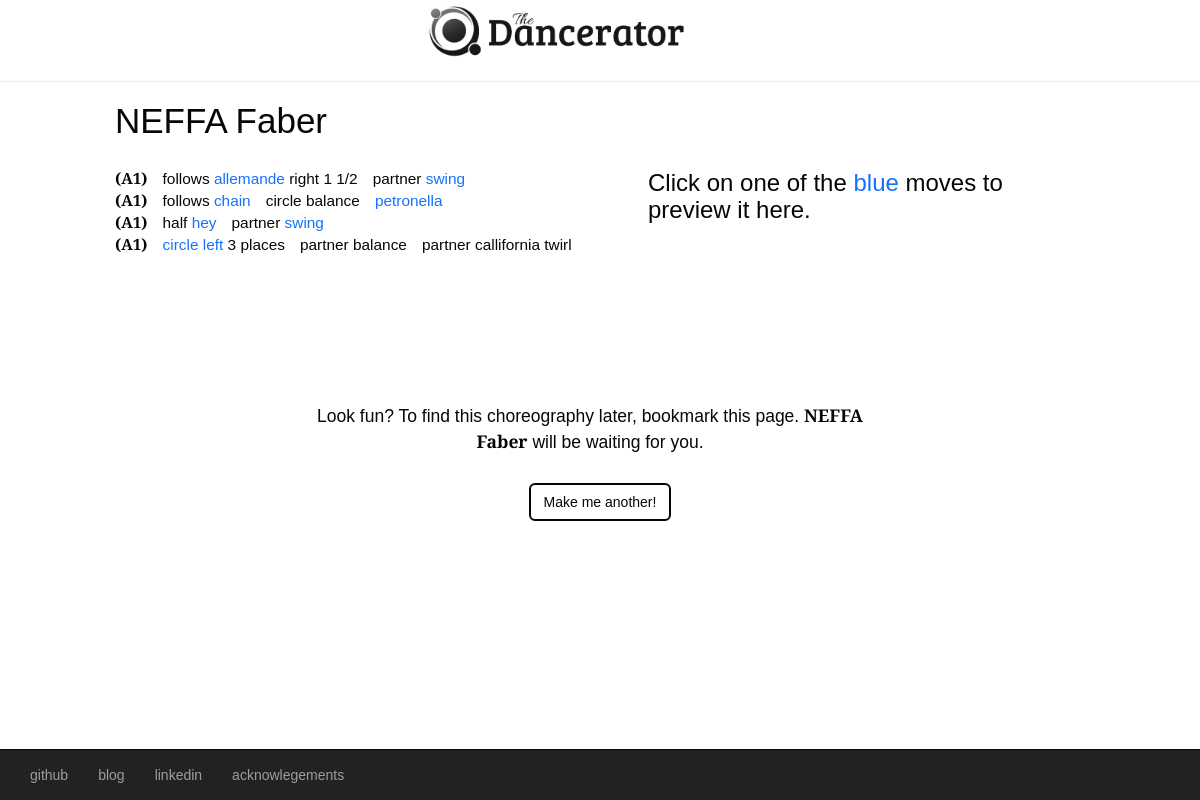
The page /dance/431 on the database its author committed.
### model.py (models this page shows, shortened)
class Creation(db.Model):
    __tablename__ = "creations"
    dance_id = db.Column(db.Integer, autoincrement=True, primary_key=True)
    dance_name = db.Column(db.String(48))
    choreo = db.Column(db.String(256))
    progression = db.Column(db.String(24))

class Move(db.Model):
    __tablename__ = "moves"
    move_code = db.Column(db.String(12), primary_key=True)
    type_code = db.Column(db.String(24), db.ForeignKey('types.type_code'))
    move_name = db.Column(db.String(64), nullable=False)
    beats = db.Column(db.Integer, nullable=False)
    follows_move = db.Column(db.Integer, nullable=False)
    leads_move = db.Column(db.Integer, nullable=False)
    same_side = db.Column(db.Integer, nullable=True)
    type_ = db.relationship('Type_', backref=db.backref('moves'))

### server.py (the view)
@app.route('/dance/<int:dance_id>')
def display(dance_id):
    creation = db.session.query(Creation).get(dance_id)
    title = creation.dance_name
    pre_trans = creation.choreo
    pre_trans = pre_trans.split(",")
    dance = simple_trans(dance=pre_trans)
    return render_template("dance.html", dance=dance, title=title)

### algorithm.py (called while the page is built)
def pull_move_codes():
    all_codes = db.session.query(Move.move_code).all()
    return all_codes

def make_moves():
    all_moves = pull_move_codes()
    move_dict = {}
    for code in all_moves:
        move_code = code[0]
        move_dict[move_code] = MoveObj(move_code)
    return move_dict

    def get_attributes(self):
        self.type_code, self.beats, self.name = db.session.query(Move.type_code, Move.beats, Move.move_name).filter(Move.move_code == self.move_code).one()
        self.move_lead, self.move_follow, self.same_side = db.session.query(Move.leads_move, Move.follows_move, Move.same_side).filter(Move.move_code == self.move_code).one()
        self.min, self.max = db.session.query(Type_.min_repeats, Type_.max_repeats).filter(Type_.type_code == self.type_code).one()
        self.orphanable = self.orphanable()
        self.values = self.get_values()

    def get_values(self):
        values = db.session.query(Chain.value).filter(Chain.key_ == self.move_code).all()
        values_list = []
        for value in values:
            values_list.append(value[0])
        return values_list

    def orphanable(self):
        return self.min != 0

### templates/dance.html (shortened to what this page needs)
{% extends 'base.html' %}
{% block content %}
  <div class="container-fluid">
    <div class="row">
      <div class="col-xs-12 col-md-5 col-md-offset-1">
        <h2>{{ title }}</h2>
        <ol id="choreo">
        {% set tags = ["A1", "A2", "B1", "B2"] %}
        {% set i = 0 %}
        {% for phrase in dance %}
            <li>
              <span class="tags">({{ tags[i] }})</span>
                {% for move in phrase %}
                  <span class="moves">
                    {{ move }}
                  </span>
                {% endfor %}
            </li>
            {% set i = i + 1 %}
        {% endfor %}
        </ol>
      </div>
      <div class="col-xs-12 col-md-5" id="video">
        <div id="clips">
          <h3 id="tip">Click on one of the <span id="blue">blue</span> moves to preview it here.</h3>
          <img id="clear" src="../static/clear.png">
        </div>
      </div>
    </div>
    <div class="row">
      <div class="col-xs-10 col-md-6 col-xs-offset-1 col-md-offset-3" id="bottom-text">
        <p id="save">Look fun?  To find this choreography later, bookmark this page.  <span id="fun-title">{{ title }}</span> will be waiting for you.</p>
        <button type="button" class="btn" onclick="location.href='/new';" id="make-again">Make me another!</button>
      </div>
    </div>
{% endblock %}

### static/style.css (style rules this page uses)
body { font-family: 'Merriweather Sans', sans-serif; background-color: transparent; color: #080605; }
h2 { font-size: 250%; padding-bottom: .5em; margin-top: 0; }
ol { margin-left:0; padding-left: 0; }
ol > li { list-style:none; font-size: 110%; }
.tags { font-weight: bold; }
.moves { padding-left: .7em; font-size: 100%; }
#video { padding: 0px; }
#clear { z-index: -1; width: 100%; height: auto; }
#tip { z-index: 1; position: absolute; padding: 2em; }
#blue { color: #1471FF; }
#fun-title { font-weight: bold; }
#bottom-text { text-align: center; }
#save { padding: 20px 20px 20px 0px; font-size: 1.25em; }
#make-again { background-color: transparent; outline-width: 2px; outline-style: solid; margin-bottom: 4em; }

### rows shown on the page
Creation: dance_name "NEFFA Faber"
Move: move_name "follows"
Move: move_name "partner"
Move: move_name "follows"
Move: move_name "circle balance"
Move: move_name "half"
Move: move_name "partner balance"
Move: move_name "partner callifornia twirl"

### other values the page prints
{{ tags[i] }} "A1" "A1" "A1" "A1"
